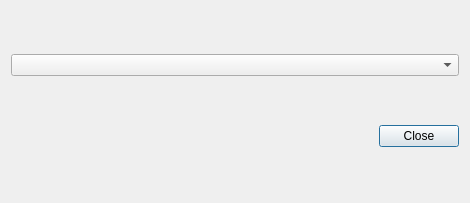
<?xml version="1.0" encoding="UTF-8"?>
<ui version="4.0">
 <class>QgsFilterLoaderDialog</class>
 <widget class="QDialog" name="QgsFilterLoaderDialog">
  <property name="geometry">
   <rect>
    <x>0</x>
    <y>0</y>
    <width>470</width>
    <height>203</height>
   </rect>
  </property>
  <property name="windowTitle">
   <string>Dialog</string>
  </property>
  <layout class="QVBoxLayout" name="verticalLayout">
   <item>
    <widget class="QComboBox" name="cb"/>
   </item>
   <item>
    <widget class="QDialogButtonBox" name="buttonBox">
     <property name="orientation">
      <enum>Qt::Horizontal</enum>
     </property>
     <property name="standardButtons">
      <set>QDialogButtonBox::Close</set>
     </property>
    </widget>
   </item>
  </layout>
 </widget>
 <resources/>
 <connections>
  <connection>
   <sender>buttonBox</sender>
   <signal>accepted()</signal>
   <receiver>QgsFilterLoaderDialog</receiver>
   <slot>accept()</slot>
   <hints>
    <hint type="sourcelabel">
     <x>248</x>
     <y>254</y>
    </hint>
    <hint type="destinationlabel">
     <x>157</x>
     <y>274</y>
    </hint>
   </hints>
  </connection>
  <connection>
   <sender>buttonBox</sender>
   <signal>rejected()</signal>
   <receiver>QgsFilterLoaderDialog</receiver>
   <slot>reject()</slot>
   <hints>
    <hint type="sourcelabel">
     <x>316</x>
     <y>260</y>
    </hint>
    <hint type="destinationlabel">
     <x>286</x>
     <y>274</y>
    </hint>
   </hints>
  </connection>
 </connections>
</ui>
